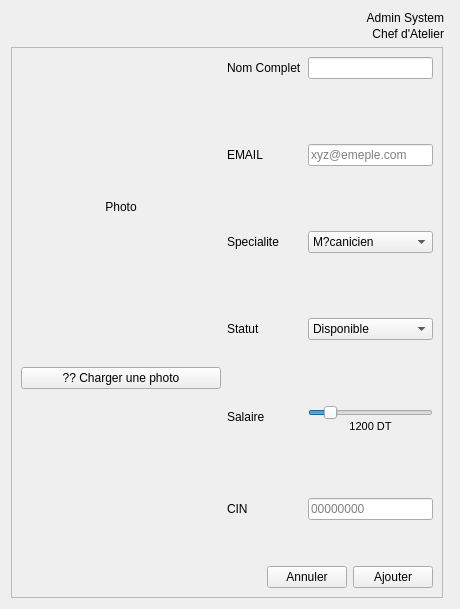
         <widget class="QWidget" name="ajout">
          <layout class="QGridLayout" name="gridLayout_Ajout">
           <item row="0" column="0" colspan="2">
            <layout class="QHBoxLayout" name="headerLayout_Ajout">
             <item>
              <spacer name="horizontalSpacer_HeaderAjout">
               <property name="orientation">
                <enum>Qt::Orientation::Horizontal</enum>
               </property>
               <property name="sizeType">
                <enum>QSizePolicy::Policy::Expanding</enum>
               </property>
               <property name="sizeHint" stdset="0">
                <size>
                 <width>40</width>
                 <height>20</height>
                </size>
               </property>
              </spacer>
             </item>
             <item>
              <widget class="QFrame" name="frameUser_Ajout">
               <property name="frameShape">
                <enum>QFrame::Shape::NoFrame</enum>
               </property>
               <layout class="QVBoxLayout" name="verticalLayout_User_Ajout">
                <property name="spacing">
                 <number>2</number>
                </property>
                <property name="leftMargin">
                 <number>0</number>
                </property>
                <property name="topMargin">
                 <number>0</number>
                </property>
                <property name="rightMargin">
                 <number>5</number>
                </property>
                <property name="bottomMargin">
                 <number>0</number>
                </property>
                <item>
                 <widget class="QLabel" name="lblUserName_Ajout">
                  <property name="text">
                   <string>Admin System</string>
                  </property>
                  <property name="alignment">
                   <set>Qt::AlignmentFlag::AlignRight|Qt::AlignmentFlag::AlignTrailing|Qt::AlignmentFlag::AlignVCenter</set>
                  </property>
                 </widget>
                </item>
                <item>
                 <widget class="QLabel" name="lblUserRole_Ajout">
                  <property name="text">
                   <string>Chef d'Atelier</string>
                  </property>
                  <property name="alignment">
                   <set>Qt::AlignmentFlag::AlignRight|Qt::AlignmentFlag::AlignTrailing|Qt::AlignmentFlag::AlignVCenter</set>
                  </property>
                 </widget>
                </item>
               </layout>
              </widget>
             </item>
            </layout>
           </item>
           <item row="1" column="0">
            <widget class="QFrame" name="cardFrame_2">
             <property name="frameShape">
              <enum>QFrame::Shape::StyledPanel</enum>
             </property>
             <layout class="QHBoxLayout" name="horizontalLayout_AjoutFrame">
              <item>
               <layout class="QVBoxLayout" name="verticalLayout_Photo_Ajout">
                <property name="spacing">
                 <number>10</number>
                </property>
                <item>
                 <widget class="QLabel" name="imageLabel_2">
                  <property name="minimumSize">
                   <size>
                    <width>200</width>
                    <height>300</height>
                   </size>
                  </property>
                  <property name="text">
                   <string>Photo</string>
                  </property>
                  <property name="alignment">
                   <set>Qt::AlignmentFlag::AlignCenter</set>
                  </property>
                 </widget>
                </item>
                <item>
                 <widget class="QPushButton" name="btnUploadPhoto_Ajout">
                  <property name="cursor">
                   <cursorShape>PointingHandCursor</cursorShape>
                  </property>
                  <property name="text">
                   <string>?? Charger une photo</string>
                  </property>
                 </widget>
                </item>
                <item>
                 <spacer name="verticalSpacer_Photo_Ajout">
                  <property name="orientation">
                   <enum>Qt::Orientation::Vertical</enum>
                  </property>
                  <property name="sizeType">
                   <enum>QSizePolicy::Policy::Expanding</enum>
                  </property>
                  <property name="sizeHint" stdset="0">
                   <size>
                    <width>20</width>
                    <height>40</height>
                   </size>
                  </property>
                 </spacer>
                </item>
               </layout>
              </item>
              <item>
               <layout class="QVBoxLayout" name="verticalLayout_FormRight_2">
                <item>
                 <layout class="QFormLayout" name="formLayout_Ajout">
                  <property name="verticalSpacing">
                   <number>65</number>
                  </property>
                  <item row="0" column="0">
                   <widget class="QLabel" name="label_7">
                    <property name="text">
                     <string>Nom Complet</string>
                    </property>
                   </widget>
                  </item>
                  <item row="0" column="1">
                   <widget class="QLineEdit" name="txtNom_Ajout"/>
                  </item>
                  <item row="2" column="0">
                   <widget class="QLabel" name="label_8">
                    <property name="text">
                     <string>Specialite</string>
                    </property>
                   </widget>
                  </item>
                  <item row="2" column="1">
                   <widget class="QComboBox" name="cbSpecialite_Ajout">
                    <item>
                     <property name="text">
                      <string>M?canicien</string>
                     </property>
                    </item>
                    <item>
                     <property name="text">
                      <string>Chauffeur</string>
                     </property>
                    </item>
                   </widget>
                  </item>
                  <item row="3" column="0">
                   <widget class="QLabel" name="label_9">
                    <property name="text">
                     <string>Statut</string>
                    </property>
                   </widget>
                  </item>
                  <item row="3" column="1">
                   <widget class="QComboBox" name="cbStatut_Ajout">
                    <item>
                     <property name="text">
                      <string>Disponible</string>
                     </property>
                    </item>
                    <item>
                     <property name="text">
                      <string>En intervention</string>
                     </property>
                    </item>
                   </widget>
                  </item>
                  <item row="4" column="0">
                   <widget class="QLabel" name="lblSalaire_Ajout">
                    <property name="text">
                     <string>Salaire</string>
                    </property>
                   </widget>
                  </item>
                  <item row="4" column="1">
                   <layout class="QVBoxLayout" name="verticalLayout_Salaire_Ajout">
                    <item>
                     <widget class="QSlider" name="sliderSalaire_Ajout">
                      <property name="minimum">
                       <number>600</number>
                      </property>
                      <property name="maximum">
                       <number>5000</number>
                      </property>
                      <property name="value">
                       <number>1200</number>
                      </property>
                      <property name="orientation">
                       <enum>Qt::Orientation::Horizontal</enum>
                      </property>
                     </widget>
                    </item>
                    <item>
                     <widget class="QLabel" name="lblValSalaire_Ajout">
                      <property name="minimumSize">
                       <size>
                        <width>70</width>
                        <height>0</height>
                       </size>
                      </property>
                      <property name="font">
                       <font>
                        <family>Segoe UI</family>
                        <pointsize>8</pointsize>
                        <fontweight>DemiBold</fontweight>
                       </font>
                      </property>
                      <property name="text">
                       <string>1200 DT</string>
                      </property>
                      <property name="alignment">
                       <set>Qt::AlignmentFlag::AlignCenter</set>
                      </property>
                     </widget>
                    </item>
                   </layout>
                  </item>
                  <item row="1" column="1">
                   <widget class="QLineEdit" name="txtEmailAjout">
                    <property name="placeholderText">
                     <string>xyz@emeple.com</string>
                    </property>
                   </widget>
                  </item>
                  <item row="1" column="0">
                   <widget class="QLabel" name="label_2">
                    <property name="text">
                     <string>EMAIL</string>
                    </property>
                   </widget>
                  </item>
                  <item row="5" column="0">
                   <widget class="QLabel" name="lblCIN_Ajout">
                    <property name="text">
                     <string>CIN</string>
                    </property>
                   </widget>
                  </item>
                  <item row="5" column="1">
                   <widget class="QLineEdit" name="txtCIN_Ajout">
                    <property name="placeholderText">
                     <string>00000000</string>
                    </property>
                   </widget>
                  </item>
                 </layout>
                </item>
                <item>
                 <spacer name="verticalSpacer_Form_2">
                  <property name="orientation">
                   <enum>Qt::Orientation::Vertical</enum>
                  </property>
                  <property name="sizeType">
                   <enum>QSizePolicy::Policy::Expanding</enum>
                  </property>
                  <property name="sizeHint" stdset="0">
                   <size>
                    <width>20</width>
                    <height>40</height>
                   </size>
                  </property>
                 </spacer>
                </item>
                <item>
                 <layout class="QHBoxLayout" name="horizontalLayout_Buttons_2">
                  <item>
                   <spacer name="horizontalSpacer_Buttons_2">
                    <property name="orientation">
                     <enum>Qt::Orientation::Horizontal</enum>
                    </property>
                    <property name="sizeType">
                     <enum>QSizePolicy::Policy::Expanding</enum>
                    </property>
                    <property name="sizeHint" stdset="0">
                     <size>
                      <width>40</width>
                      <height>20</height>
                     </size>
                    </property>
                   </spacer>
                  </item>
                  <item>
                   <widget class="QPushButton" name="btnAnnuler_Ajout">
                    <property name="text">
                     <string>Annuler</string>
                    </property>
                   </widget>
                  </item>
                  <item>
                   <widget class="QPushButton" name="btnAjouter">
                    <property name="text">
                     <string>Ajouter</string>
                    </property>
                   </widget>
                  </item>
                 </layout>
                </item>
               </layout>
              </item>
             </layout>
            </widget>
           </item>
          </layout>
         </widget>
